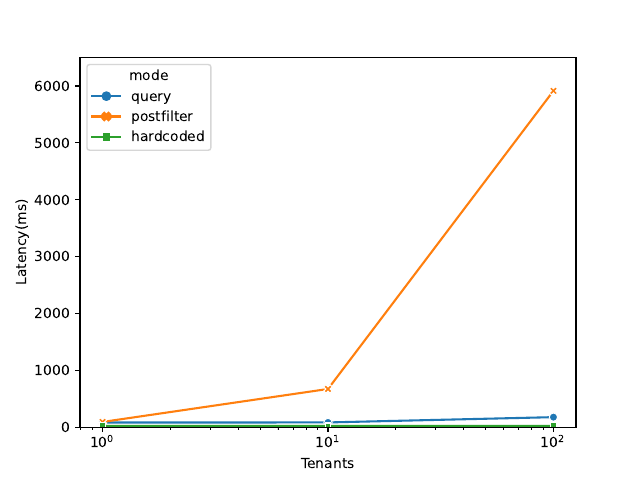

Generate this figure with Python:
import matplotlib.pyplot as plt
import seaborn as sns
import pandas as pd
import sqlite3
import re
import json
import matplotlib as mpl
from zipkin import QueryModeZipkinParser

data = {'tenants': [], 'mode': [], 'avg': [], '50%': [], '95%': [], '99%': []}

for exp in [
    'q-1-b1', 'q-2-b10', 'q-3-b100', 'q-4-b1000',
    'p-1-b1', 'p-2-b10', 'p-3-b100', 'p-4-b1000',
    'h-b1', 'h-b10', 'h-b100', 'h-b1000',
            ]:
    path = f'../results/tenants/{exp}/latencies.sqlite'
    print(f'reading {path}')
    con = sqlite3.connect(path)
    data['tenants'].append(int(re.search("b(\d+)", exp).group(1)))
    if exp[0] == 'p':
        data['mode'].append('postfilter')
    elif exp[0] == 'q':
        data['mode'].append('query')
    elif exp[0] == 'h':
        data['mode'].append('hardcoded')
    else:
        data['mode'] = 'unknown'

    df = pd.read_sql_query('select * from latencies', con).iloc[1:]
    data['avg'].append(df['latency'].mean())
    data['50%'].append(df['latency'].median())
    data['95%'].append(df['latency'].quantile(0.95))
    data['99%'].append(df['latency'].quantile(0.99))

df = pd.DataFrame(data)
ax = sns.lineplot(data=df, x='tenants', y='avg', hue='mode', markers=True, dashes=False, style="mode")

ax.set(xscale='log')
plt.xlabel('Tenants')
plt.xticks([1, 10, 100, 1000])

plt.ylabel('Latency(ms)')
plt.ylim(0, 6500)
plt.savefig(
    'out/tenants.pdf',
    bbox_inches='tight',
    pad_inches=0,

)
plt.show()

csv = df.to_csv(index=False)
file = open('out/tenants.csv', 'w')
file.write(csv)

#
# print('--- post-filter ---')
# pdf = df[df['mode'] == 'postfilter']
# print(pdf)
#
# print('--- query-rewriting ---')
# qdf = df[df['mode'] == 'query']
# print(qdf)
#
# print('--- hardcoded ---')
# hdf = df[df['mode'] == 'hardcoded']
# print(hdf)

def plot_zipkin(name, path_provider, experiments):
    rows = []
    for test in experiments:
        traces = open(path_provider(test))
        z_trace = json.loads(traces.read())
        parser = QueryModeZipkinParser(z_trace)
        z_parse = parser.parse()

        z_df = pd.DataFrame.from_dict(z_parse)
        size = int(re.search('b(\d+)', test).group(1))

        rows.append({
            'size': size,
            'OPA':  z_df['opa'].mean(),
            'Account-State': z_df['acc'].mean(),
            'Routing': z_df['remainder'].mean(),
            'Query': z_df['query'].mean(),
        })

    m_df = pd.DataFrame(rows)
    m_df = m_df.sort_values('size', ascending=False)
    m_df = m_df.set_index('size')
    print(m_df)
    mpl.rcParams['axes.spines.left'] = False
    mpl.rcParams['axes.spines.right'] = False
    mpl.rcParams['axes.spines.top'] = False
    mpl.rcParams['axes.spines.bottom'] = False

    ax = m_df.plot.barh(stacked=True)
    ax.legend(loc='upper center', bbox_to_anchor=(0.5, 1.05),
              ncol=4, fancybox=True, shadow=True)
    ax.tick_params('y', left=False)
    # ax.axis('off')
    # handles, labels = ax.get_legend_handles_labels()
    # ax.legend(handles=handles[:], labels=labels[:])
    plt.xlabel('Contribution to latency')
    plt.ylabel('Broker Count')
    plt.savefig(
        name,
        bbox_inches='tight',
        pad_inches=0,
    )
    plt.show()

    csv = m_df.to_csv()
    file = open('out/tenants_zipkin.csv', 'w')
    file.write(csv)



plot_zipkin(
    'out/tenants_zipkin.pdf',
    lambda exp: f'../results/tenants/{exp}/zipkin.json',
    ['q-1-b1', 'q-2-b10', 'q-3-b100', 'q-4-b1000'],
)